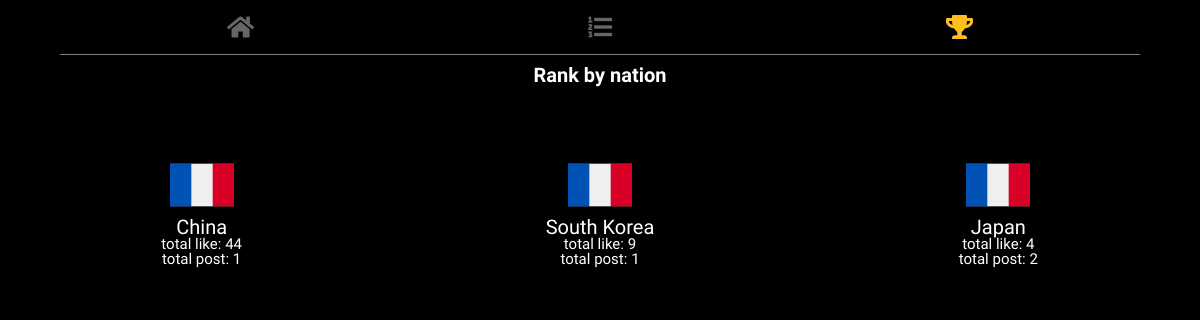
The app's page /rank, older data.
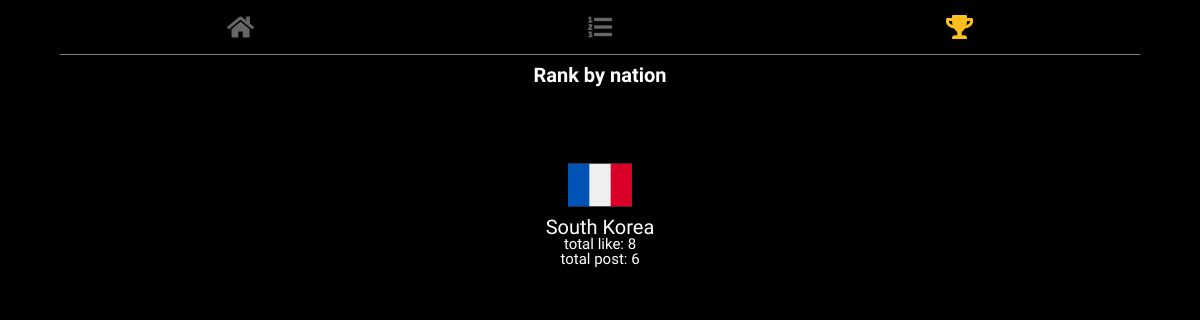
The same page, newer data.
### main/models.py (models this page shows, shortened)
class Nation(models.Model):
    nation_list = (
        ('Afghanistan', '아프가니스탄'),
        ('Albania', '알바니아'),
        ('Algeria', '알제리아'),
        ('Andorra', '안도라'),
        ('Angola', '앙골라'),
        ('Antigua and Barbuda', '안티구아 앤 발부다'),
        ('Argentina', '아르헨티나'),
        ('Armenia', '알메니아'),
        ('Australia', '호주'),
        ('Azerbaijan', '아제르바이젠'),
        ('Bahamas', '바하마스'),
        ('Bahrain', '바레인'),
        ('Bangladesh', '방글라데시'),
        ('Barbados', '바르바도'),
        ('Belarus', '벨라루스'),
        ('Belgium', '벨기에'),
        ('Belize', '베리즈'),
        ('Benin', '베닌'),
        ('Bhutan', '부탄'),
        ('Bolivia', '볼리비아'),
        ('Bosnia and Herzegovina', '보스니아 헤르체코비나'),
        ('Botswana', '보츠와나'),
        ('Brazil', '브라질'),
        ('Brunei', '브루네이'),
        ('Bulgaria', '불가리아'),
        ('Burkina Faso', '브루키나 파소'),
        ('Burundi', '부룬다이'),
        ('Cabo Verde', '카보 베르드'),
        ('Cambodia', '캄보디아'),
        ('Cameroon', '카메룬'),
        ('Canada', '캐나다'),
        ('Central African Republic (CAR)', '중앙 아프리카 공화국'),
        ('Chad', '차드'),
        ('Chile', '칠레'),
        ('China', '중국'),
        ('Colombia', '콜롬비아'),
        ('Comoros', '코모로스'),
        ('Congo, Democratic Republic of the', '콩고민주공화국'),
        ('Costa Rica', '코스타리카'),
        ("Cote d'Ivoire", '코트디부아르'),
        ('Croatia', '크로아티아'),
        ('Cuba', '쿠바'),
        ('Cyprus', '싸이프러스'),
        ('Czechia', '체코'),
        ('Denmark', '덴마크'),
        ('Djibouti', '지부티'),
        ('Dominica', '도미니카'),
        ('Dominican Republic', '도미니카 공화국'),
        ('Ecuador', '에콰도르'),
        ('Egypt', '이집트'),
        ('El Salvador', '엘 살바도르'),
        ('Equatorial Guinea', '적도 기니'),
        ('Eritrea', '에르트레아'),
        ('Estonia', '에스토니아'),
        ('Eswatini', '에스와티니'),
        ('Ethiopia', '에티오피아'),
        ('Fiji', '피지'),
        ('Finland', '핀란드'),
        ('France', '프랑스'),
        ('Gabon', '가봉'),
        ('Gambia', '감비아'),
        ('Georgia', '조지아'),
        ('Germany', '독일'),
        ('Ghana', '가나'),
        ('Greece', '그리스'),
        ('Grenada', '그레나다'),
        ('Guatemala', '과테말라'),
        ('Guinea', '기니'),
        ('Guinea-Bissau', '기니비사우'),
        ('Guyana', '구야나'),
        ('Haiti', '하이티'),
        ('Honduras', '온두라스'),
        ('Hungary', '헝가리'),
        ('Iceland', '아이스란드'),
        ('India', '인도'),
        ('Indonesia', '인도네시아'),
        ('Iran', '이란'),
        ('Iraq', '이라크'),
        ('Ireland', '아일랜드'),
        ('Israel', '이스라엘'),
        ('Italy', '이탈리아'),
        ('Jamaica', '자메이카'),
        ('Japan', '일본'),
        ('Jordan', '요르단'),
        ('Kazakhstan', '카자흐스탄'),
        ('Kenya', '케냐'),
        ('Kiribati', '키리바티'),
        ('Kosovo', '코소보'),
        ('Kuwait', '쿠웨이트'),
        ('Kyrgyzstan', '키르기스탄'),
        ('Laos', '라오스'),
        ('Latvia', '라트비아'),
        ('Lebanon', '레바논'),
        ('Lesotho', '레소토'),
        ('Liberia', '라이베리아'),
        ('Libya', '리비야'),
        ('Liechtenstein', '리히텐슈타인'),
        ('Lithuania', '리투아니아'),
        ('Luxembourg', '룩셈부르그'),
        ('Madagascar', '마다가스카르'),
        ('Malawi', '말라위'),
        ('Malaysia', '말레이시아'),
        ('Maldives', '말디브'),
        ('Mali', '말리'),
        ('Malta', '말타'),
        ('Marshall Islands', '마쉘 섬'),
        ('Mauritania', '마리타니아'),
        ('Mauritius', '마리티우스'),
        ('Mexico', '멕시코'),
        ('Micronesia', '미크로네시아'),
        ('Moldova', '몰도바'),
        ('Monaco', '모나코'),
        ('Mongolia', '몽골'),
        ('Montenegro', '몬테네그로'),
        ('Morocco', '모로코'),
        ('Mozambique', '모잠비크'),
        ('Myanmar', '마이안마르'),
        ('Namibia', '나미비아'),
        ('Nauru', '나우루'),
        ('Nepal', '네팔'),
        ('Netherlands', '네덜란드'),
        ('New Zealand', '뉴질랜드'),
        ('Nicaragua', '니카라구아'),
        ('Niger', '니게르'),
        ('Nigeria', '나이지리아'),
        ('North Korea', '북한'),
        ('North Macedonia', '북마케도니아'),
        ('Norway', '노르웨이'),
        ('Oman', '오만'),
        ('Pakistan', '파키스탄'),
        ('Palau', '팔라우'),
        ('Palestine', '팔레스타인'),
        ('Panama', '파나마'),
        ('Papua New Guinea', '파푸아 뉴기니'),
        ('Paraguay', '파라과이'),
        ('Peru', '페루'),
        ('Philippines', '필리핀'),
        ('Poland', '폴란드'),
        ('Portugal', '포르투갈'),
        ('Qatar', '카타르'),
        ('Romania', '루마니아'),
        ('Russia', '러시아'),
        ('Rwanda', '르완다'),
        ('Saint Kitts and Nevis', 'Saint Kitts and Nevis'),
        ('Saint Lucia', '세인트 루시아'),
        ('Saint Vincent and the Grenadines', 'Saint Vincent and the Grenadines'),
        ('Samoa', '사모아'),
        ('San Marino', '산 마리노'),
        ('Sao Tome and Principe', 'Sao Tome and Principe'),
        ('Saudi Arabia', '사우디 아라비아'),
        ('Senegal', '세네갈'),
        ('Serbia', '세르비아'),
        ('Seychelles', 'Seychelles'),
        ('Sierra Leone', 'Sierra Leone'),
        ('Singapore', '싱가포르'),
        ('Slovakia', '슬로바키아'),
        ('Slovenia', '슬로베니아'),
        ('Solomon Islands', '솔로몬 섬'),
        ('Somalia', '소말리아'),
        ('South Africa', '남아프리카'),
        ('South Korea', '한국'),
        ('South Sudan', '남수단'),
        ('Spain', '스페인'),
        ('Sri Lanka', '스리랑카'),
        ('Sudan', '수단'),
        ('Suriname', '수리남'),
        ('Sweden', '스웨덴'),
        ('Switzerland', '스위스랜드'),
        ('Syria', '시리아'),
        ('Taiwan', '대만'),
        ('Tajikistan', '타지키스탄'),
        ('Tanzania', '탄자니아'),
        ('Thailand', '태국'),
        ('Timor-Leste', '티모르 레스트'),
        ('Togo', '토고'),
        ('Tonga', '통가'),
        ('Trinidad and Tobago', '트리니다드 토바고'),
        ('Tunisia', '튀니시아'),
        ('Turkey', '터키'),
        ('Turkmenistan', '투르크메니스탄'),
        ('Tuvalu', '투발루'),
        ('Uganda', '우간다'),
        ('Ukraine', '우크라이나'),
        ('United Arab Emirates (UAE)', '아랍에미리트'),
        ('United Kingdom (UK)', '영국'),
        ('United States of America', '미국'),
        ('Uruguay', '우루과이'),
        ('Uzbekistan', '우즈베키스탄'),
        ('Vanuatu', '바누아투'),
        ('Vatican City', '바티칸'),
        ('Venezuela', '베네수엘라'),
        ('Vietnam', '베트남'),
        ('Yemen', '예맨'),
        ('Zambia', '잠비아'),
        ('Zimbabwe', '짐바브웨')
    )
    objects = models.Manager()
    name = models.CharField(max_length=100, choices=nation_list)
    image = models.ImageField()
    sum_of_like = models.IntegerField(default=0)
    total_post = models.IntegerField(default=0)

### main/views.py (the view)
# urls.py: path('rank', views.rank, name="rank"),
def rank(request):
    update_rank()
    all_nation = Nation.objects.all().order_by('-sum_of_like')
    length = [i for i in range(1, len(all_nation)+1)]
    context = {
        'nations' : all_nation,
        'length' : length
    }
    return render(request, 'rank.html', context)

### main/views.py (called while the page is built)
def update_rank():
    all_posts = Post.objects.all()
    all_nation = Nation.objects.all()
    for elem in all_nation:
        _sum = 0
        for posts in all_posts:
            if posts.nation_name == elem.name:
                _sum += posts.num_of_like
        total_post = Post.objects.all().filter(nation=elem)
        elem.total_post = len(total_post)
        elem.sum_of_like = _sum
        elem.save()

### main/templates/rank.html (shortened to what this page needs)
{% load static %}
<!DOCTYPE html>
<html lang="en">
  <head>
    <link rel="stylesheet" href="{% static 'style.css' %}" />
    <link
      rel="stylesheet"
      href="https://use.fontawesome.com/releases/v5.7.2/css/all.css"
    />
  </head>
  <body>
    <nav class="nav">
      <ul class="nav__list__black">
        <li class="nav__column">
          <a href="{% url 'home' %}" class="nav__list-link">
            <i class="fas fa-home"></i>
          </a>
        </li>
        <li class="nav__column">
          <a href="{% url 'list' %}" class="nav__list-link">
            <i class="fas fa-list-ol"></i>
          </a>
        </li>
        <li class="nav__column">
          <a href="{% url 'rank' %}" class="nav__list-link">
            <i class="fas fa-trophy nav__selected"></i>
          </a>
        </li>
      </ul>
    </nav>
    <div class="pre__title">Rank by nation</div>
    <ul class="ranking">
      {% for elem in nations %}
      <li class="nation">
        <img src="{{elem.image.url}}" alt="" />
        <div class="rank__nation">{{elem.name}}</div>
        <div class="like">total like: {{elem.sum_of_like}}</div>
        <div class="total">total post: {{elem.total_post}}</div>
      </li>
      {% endfor %}
    </ul>
  </body>
</html>

### static/style.css (style rules this page uses)
* { box-sizing: border-box; font-weight: 300; }
a { text-decoration-line: none; }
body { display: flex; flex-direction: column; align-items: center; width: 100%; background-color: black; font-family: "Sunflower", sans-serif; }
a:link { color: white; }
.nation { font-size: 40px; padding-top: 10px; }

### static/list.css (style rules this page uses)
.pre__title { font-size: 20px; margin-top: 10px; color: white; font-weight: 700; }

### static/nav.css (style rules this page uses)
.nav { display: flex; justify-content: center; }
.nav { top: 0px; width: 100%; animation: navAnim 0.3s linear forwards; }
.nav .nav__list__black { display: flex; justify-content: space-around; padding: 15px 0; background-color: black; border-bottom: 0.3px solid gray; }
.nav__column i { font-size: 24px; color: #666666; }
.nav__column .nav__selected { color: #fcbf1e; }

### static/rank.css (style rules this page uses)
.ranking { width: 100%; color: white; margin-top: 10px; display: grid; gap: 5px; padding: 0 5px; }
.ranking li { margin: 0 auto; font-size: 20px; display: flex; flex-direction: column; justify-content: center; align-items: center; transition: all 0.4s; }
.like, .total { font-size: 15px; }
.ranking div { background-color: rgba(0, 0, 0, 0.6); }
.nation img { width:64px; height:64px; }

### static/media.css (style rules this page uses)
@media screen and (min-width: 701px) { .upper__content, .content, .nav__list__black, .nav__list { width: 90%; } }
@media screen and (min-width: 701px) { .ranking { grid-template-columns: repeat(auto-fit, minmax(340px, 1fr)); } }
@media screen and (min-width: 701px) { .ranking li { width: 340px; height: 220px; } }

Row changes from the older to the newer data that the page shows:
removed Nation: image (picture), name "China", sum_of_like "44", total_post "1"
removed Nation: image (picture), name "Japan", sum_of_like "4", total_post "2"
changed Nation "South Korea": sum_of_like "9" → "8"; total_post "1" → "6"
